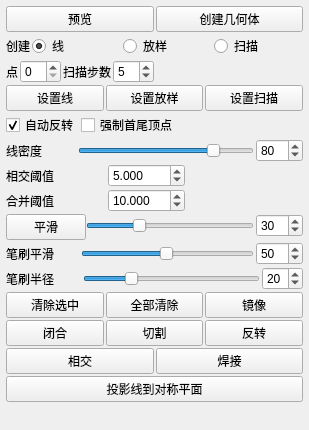
<?xml version="1.0" encoding="UTF-8"?>
<ui version="4.0">
 <class>Form</class>
 <widget class="QWidget" name="Form">
  <property name="geometry">
   <rect>
    <x>0</x>
    <y>0</y>
    <width>309</width>
    <height>430</height>
   </rect>
  </property>
  <property name="sizePolicy">
   <sizepolicy hsizetype="Preferred" vsizetype="Minimum">
    <horstretch>0</horstretch>
    <verstretch>0</verstretch>
   </sizepolicy>
  </property>
  <property name="minimumSize">
   <size>
    <width>0</width>
    <height>0</height>
   </size>
  </property>
  <property name="baseSize">
   <size>
    <width>0</width>
    <height>430</height>
   </size>
  </property>
  <property name="windowTitle">
   <string>窗体</string>
  </property>
  <layout class="QVBoxLayout" name="verticalLayout">
   <property name="spacing">
    <number>2</number>
   </property>
   <property name="leftMargin">
    <number>6</number>
   </property>
   <property name="topMargin">
    <number>6</number>
   </property>
   <property name="rightMargin">
    <number>6</number>
   </property>
   <property name="bottomMargin">
    <number>6</number>
   </property>
   <item>
    <layout class="QHBoxLayout" name="horizontalLayout_7">
     <property name="spacing">
      <number>2</number>
     </property>
     <property name="topMargin">
      <number>0</number>
     </property>
     <item>
      <widget class="QPushButton" name="draw_preview">
       <property name="sizePolicy">
        <sizepolicy hsizetype="Minimum" vsizetype="Fixed">
         <horstretch>0</horstretch>
         <verstretch>0</verstretch>
        </sizepolicy>
       </property>
       <property name="toolTip">
        <string>计算可能的线条交点并以红色绘制，帮助你在点击“创建几何体”按钮前判断阈值参数是否设置合理。</string>
       </property>
       <property name="text"><string>预览</string></property>
       <property name="checkable">
        <bool>true</bool>
       </property>
      </widget>
     </item>
     <item>
      <widget class="QPushButton" name="draw_apply">
       <property name="sizePolicy">
        <sizepolicy hsizetype="Minimum" vsizetype="Fixed">
         <horstretch>0</horstretch>
         <verstretch>0</verstretch>
        </sizepolicy>
       </property>
       <property name="toolTip">
        <string>计算已有线条，并在可能时创建几何体。也可按Enter（回车）执行此操作。</string>
       </property>
       <property name="text"><string>创建几何体</string></property>
      </widget>
     </item>
    </layout>
   </item>
   <item>
    <layout class="QFormLayout" name="formLayout_5">
     <property name="horizontalSpacing">
      <number>2</number>
     </property>
     <property name="verticalSpacing">
      <number>0</number>
     </property>
     <property name="topMargin">
      <number>0</number>
     </property>
     <item row="0" column="0">
      <widget class="QLabel" name="label_3">
       <property name="text"><string>创建</string></property>
      </widget>
     </item>
     <item row="0" column="1">
      <layout class="QHBoxLayout" name="horizontalLayout_10">
       <property name="spacing">
        <number>2</number>
       </property>
       <item>
        <widget class="QRadioButton" name="draw_line">
         <property name="sizePolicy">
          <sizepolicy hsizetype="Minimum" vsizetype="Fixed">
           <horstretch>0</horstretch>
           <verstretch>0</verstretch>
          </sizepolicy>
         </property>
         <property name="toolTip">
          <string>启用线模式。激活时，结果为基本线条笔触。</string>
         </property>
         <property name="text"><string>线</string></property>
         <property name="checked">
          <bool>true</bool>
         </property>
         <attribute name="buttonGroup">
          <string notr="true">buttonGroup</string>
         </attribute>
        </widget>
       </item>
       <item>
        <widget class="QRadioButton" name="draw_loft">
         <property name="sizePolicy">
          <sizepolicy hsizetype="Minimum" vsizetype="Fixed">
           <horstretch>0</horstretch>
           <verstretch>0</verstretch>
          </sizepolicy>
         </property>
         <property name="toolTip">
          <string>启用放样模式。激活时，生成的线为放样类型。</string>
         </property>
         <property name="text"><string>放样</string></property>
         <attribute name="buttonGroup">
          <string notr="true">buttonGroup</string>
         </attribute>
        </widget>
       </item>
       <item>
        <widget class="QRadioButton" name="draw_sweep">
         <property name="sizePolicy">
          <sizepolicy hsizetype="Minimum" vsizetype="Fixed">
           <horstretch>0</horstretch>
           <verstretch>0</verstretch>
          </sizepolicy>
         </property>
         <property name="toolTip">
          <string>启用扫掠模式。激活时，结果为一个具有指定步数的圆柱，扫掠线保持在圆柱部分上。</string>
         </property>
         <property name="text"><string>扫描</string></property>
         <attribute name="buttonGroup">
          <string notr="true">buttonGroup</string>
         </attribute>
        </widget>
       </item>
      </layout>
     </item>
    </layout>
   </item>
   <item>
    <layout class="QHBoxLayout" name="horizontalLayout_5">
     <property name="spacing">
      <number>2</number>
     </property>
     <property name="topMargin">
      <number>0</number>
     </property>
     <item>
      <layout class="QFormLayout" name="formLayout_6">
       <property name="horizontalSpacing">
        <number>2</number>
       </property>
       <property name="verticalSpacing">
        <number>0</number>
       </property>
       <property name="topMargin">
        <number>0</number>
       </property>
       <item row="0" column="0">
        <widget class="QLabel" name="label_5">
         <property name="text"><string>点</string></property>
        </widget>
       </item>
       <item row="0" column="1">
        <widget class="QSpinBox" name="draw_points">
         <property name="minimumSize">
          <size>
           <width>0</width>
           <height>0</height>
          </size>
         </property>
         <property name="toolTip">
          <string>设置绘制线中的采样点数。</string>
         </property>
         <property name="minimum">
          <number>0</number>
         </property>
         <property name="maximum">
          <number>50</number>
         </property>
         <property name="value">
          <number>0</number>
         </property>
        </widget>
       </item>
      </layout>
     </item>
     <item>
      <layout class="QFormLayout" name="formLayout_7">
       <property name="horizontalSpacing">
        <number>2</number>
       </property>
       <property name="verticalSpacing">
        <number>0</number>
       </property>
       <item row="0" column="0">
        <widget class="QLabel" name="label_6">
         <property name="text"><string>扫描步数</string></property>
        </widget>
       </item>
       <item row="0" column="1">
        <widget class="QSpinBox" name="draw_sweepSteps">
         <property name="toolTip">
          <string>设置扫掠线分段结果的采样点数。</string>
         </property>
         <property name="minimum">
          <number>4</number>
         </property>
         <property name="maximum">
          <number>50</number>
         </property>
         <property name="value">
          <number>5</number>
         </property>
        </widget>
       </item>
      </layout>
     </item>
     <item>
      <spacer name="horizontalSpacer">
       <property name="orientation">
        <enum>Qt::Horizontal</enum>
       </property>
       <property name="sizeHint" stdset="0">
        <size>
         <width>5</width>
         <height>20</height>
        </size>
       </property>
      </spacer>
     </item>
    </layout>
   </item>
   <item>
    <layout class="QHBoxLayout" name="horizontalLayout_11">
     <property name="spacing">
      <number>2</number>
     </property>
     <property name="topMargin">
      <number>0</number>
     </property>
     <item>
      <widget class="QPushButton" name="draw_setLine">
       <property name="sizePolicy">
        <sizepolicy hsizetype="Minimum" vsizetype="Fixed">
         <horstretch>0</horstretch>
         <verstretch>0</verstretch>
        </sizepolicy>
       </property>
       <property name="toolTip">
        <string>将所选线转换为简单线。</string>
       </property>
       <property name="text"><string>设置线</string></property>
      </widget>
     </item>
     <item>
      <widget class="QPushButton" name="draw_setLoft">
       <property name="sizePolicy">
        <sizepolicy hsizetype="Minimum" vsizetype="Fixed">
         <horstretch>0</horstretch>
         <verstretch>0</verstretch>
        </sizepolicy>
       </property>
       <property name="toolTip">
        <string>将所选线转换为放样线。</string>
       </property>
       <property name="text"><string>设置放样</string></property>
      </widget>
     </item>
     <item>
      <widget class="QPushButton" name="draw_setSweep">
       <property name="sizePolicy">
        <sizepolicy hsizetype="Minimum" vsizetype="Fixed">
         <horstretch>0</horstretch>
         <verstretch>0</verstretch>
        </sizepolicy>
       </property>
       <property name="toolTip">
        <string>将所选线转换为扫掠线。</string>
       </property>
       <property name="text"><string>设置扫描</string></property>
      </widget>
     </item>
    </layout>
   </item>
   <item>
    <layout class="QHBoxLayout" name="horizontalLayout_12">
     <property name="spacing">
      <number>2</number>
     </property>
     <property name="topMargin">
      <number>0</number>
     </property>
     <item>
      <widget class="QCheckBox" name="draw_autoInvert">
       <property name="sizePolicy">
        <sizepolicy hsizetype="Minimum" vsizetype="Fixed">
         <horstretch>0</horstretch>
         <verstretch>0</verstretch>
        </sizepolicy>
       </property>
       <property name="toolTip">
        <string>每条线都有一个方向（起点和终点）。若启用此选项，在放样前，TopoGun会尝试翻转并排列各条线，使放样几何体不发生扭转（即改变每条线的方向以正确对齐）。</string>
       </property>
       <property name="text"><string>自动反转</string></property>
       <property name="checked">
        <bool>true</bool>
       </property>
      </widget>
     </item>
     <item>
      <widget class="QCheckBox" name="draw_forceStartEnd">
       <property name="sizePolicy">
        <sizepolicy hsizetype="Minimum" vsizetype="Fixed">
         <horstretch>0</horstretch>
         <verstretch>0</verstretch>
        </sizepolicy>
       </property>
       <property name="toolTip">
        <string>若开启，在计算当前线条后，会在每条基本线的端点处创建一个顶点。这两个顶点会通过各自的边连接到所创建线条的其余顶点。</string>
       </property>
       <property name="text"><string>强制首尾顶点</string></property>
      </widget>
     </item>
     <item>
      <spacer name="horizontalSpacer_3">
       <property name="orientation">
        <enum>Qt::Horizontal</enum>
       </property>
       <property name="sizeHint" stdset="0">
        <size>
         <width>40</width>
         <height>20</height>
        </size>
       </property>
      </spacer>
     </item>
    </layout>
   </item>
   <item>
    <layout class="QFormLayout" name="formLayout">
     <property name="horizontalSpacing">
      <number>2</number>
     </property>
     <property name="verticalSpacing">
      <number>0</number>
     </property>
     <item row="0" column="0">
      <widget class="QLabel" name="label">
       <property name="sizePolicy">
        <sizepolicy hsizetype="Minimum" vsizetype="Preferred">
         <horstretch>0</horstretch>
         <verstretch>0</verstretch>
        </sizepolicy>
       </property>
       <property name="minimumSize">
        <size>
         <width>70</width>
         <height>0</height>
        </size>
       </property>
       <property name="text"><string>线密度</string></property>
      </widget>
     </item>
     <item row="0" column="1">
      <layout class="QHBoxLayout" name="horizontalLayout">
       <property name="spacing">
        <number>2</number>
       </property>
       <item>
        <widget class="QSlider" name="draw_density">
         <property name="sizePolicy">
          <sizepolicy hsizetype="Expanding" vsizetype="Fixed">
           <horstretch>0</horstretch>
           <verstretch>0</verstretch>
          </sizepolicy>
         </property>
         <property name="toolTip">
          <string>设置笔触的点密度。</string>
         </property>
         <property name="minimum">
          <number>1</number>
         </property>
         <property name="maximum">
          <number>100</number>
         </property>
         <property name="value">
          <number>80</number>
         </property>
         <property name="tracking">
          <bool>true</bool>
         </property>
         <property name="orientation">
          <enum>Qt::Horizontal</enum>
         </property>
         <property name="linkWith" stdset="0">
          <string>draw_density_spin</string>
         </property>
        </widget>
       </item>
       <item>
        <widget class="QSpinBox" name="draw_density_spin">
         <property name="sizePolicy">
          <sizepolicy hsizetype="Fixed" vsizetype="Fixed">
           <horstretch>0</horstretch>
           <verstretch>0</verstretch>
          </sizepolicy>
         </property>
         <property name="toolTip">
          <string>设置笔触的点密度。</string>
         </property>
         <property name="minimum">
          <number>1</number>
         </property>
         <property name="maximum">
          <number>100</number>
         </property>
         <property name="value">
          <number>80</number>
         </property>
         <property name="linkWith" stdset="0">
          <string>draw_density</string>
         </property>
         <property name="slave" stdset="0">
          <bool>true</bool>
         </property>
        </widget>
       </item>
      </layout>
     </item>
    </layout>
   </item>
   <item>
    <layout class="QHBoxLayout" name="horizontalLayout_13">
     <property name="spacing">
      <number>2</number>
     </property>
     <property name="topMargin">
      <number>0</number>
     </property>
     <property name="rightMargin">
      <number>0</number>
     </property>
     <item>
      <layout class="QFormLayout" name="formLayout_4">
       <property name="horizontalSpacing">
        <number>2</number>
       </property>
       <property name="verticalSpacing">
        <number>0</number>
       </property>
       <property name="topMargin">
        <number>0</number>
       </property>
       <item row="0" column="0">
        <widget class="QLabel" name="label_2">
         <property name="sizePolicy">
          <sizepolicy hsizetype="Fixed" vsizetype="Preferred">
           <horstretch>0</horstretch>
           <verstretch>0</verstretch>
          </sizepolicy>
         </property>
         <property name="minimumSize">
          <size>
           <width>100</width>
           <height>0</height>
          </size>
         </property>
         <property name="baseSize">
          <size>
           <width>150</width>
           <height>0</height>
          </size>
         </property>
         <property name="text"><string>相交阈值</string></property>
        </widget>
       </item>
       <item row="0" column="1">
        <widget class="QDoubleSpinBox" name="draw_intersectThresh">
         <property name="toolTip">
          <string>设置相交阈值。这是两条线被认为相交（从而允许创建顶点）的最小距离。</string>
         </property>
         <property name="decimals">
          <number>3</number>
         </property>
         <property name="minimum">
          <double>1.000000000000000</double>
         </property>
         <property name="maximum">
          <double>1000.000000000000000</double>
         </property>
         <property name="value">
          <double>5.000000000000000</double>
         </property>
        </widget>
       </item>
      </layout>
     </item>
     <item>
      <spacer name="horizontalSpacer_2">
       <property name="orientation">
        <enum>Qt::Horizontal</enum>
       </property>
       <property name="sizeHint" stdset="0">
        <size>
         <width>5</width>
         <height>20</height>
        </size>
       </property>
      </spacer>
     </item>
    </layout>
   </item>
   <item>
    <layout class="QHBoxLayout" name="horizontalLayout_14">
     <property name="spacing">
      <number>2</number>
     </property>
     <property name="topMargin">
      <number>0</number>
     </property>
     <item>
      <layout class="QFormLayout" name="formLayout_9">
       <property name="horizontalSpacing">
        <number>2</number>
       </property>
       <property name="verticalSpacing">
        <number>0</number>
       </property>
       <item row="0" column="0">
        <widget class="QLabel" name="label_7">
         <property name="sizePolicy">
          <sizepolicy hsizetype="Fixed" vsizetype="Preferred">
           <horstretch>0</horstretch>
           <verstretch>0</verstretch>
          </sizepolicy>
         </property>
         <property name="minimumSize">
          <size>
           <width>100</width>
           <height>0</height>
          </size>
         </property>
         <property name="text"><string>合并阈值</string></property>
        </widget>
       </item>
       <item row="0" column="1">
        <widget class="QDoubleSpinBox" name="draw_mergeThresh">
         <property name="toolTip">
          <string>设置合并阈值。在计算和点采样后，得到的顶点会根据合并阈值距离进行合并（落在此距离内的所有顶点被合并在一起）。</string>
         </property>
         <property name="decimals">
          <number>3</number>
         </property>
         <property name="minimum">
          <double>1.000000000000000</double>
         </property>
         <property name="maximum">
          <double>1000.000000000000000</double>
         </property>
         <property name="value">
          <double>10.000000000000000</double>
         </property>
        </widget>
       </item>
      </layout>
     </item>
     <item>
      <spacer name="horizontalSpacer_4">
       <property name="orientation">
        <enum>Qt::Horizontal</enum>
       </property>
       <property name="sizeHint" stdset="0">
        <size>
         <width>5</width>
         <height>20</height>
        </size>
       </property>
      </spacer>
     </item>
    </layout>
   </item>
   <item>
    <layout class="QFormLayout" name="formLayout_2">
     <property name="horizontalSpacing">
      <number>0</number>
     </property>
     <property name="verticalSpacing">
      <number>2</number>
     </property>
     <item row="0" column="1">
      <layout class="QHBoxLayout" name="horizontalLayout_3">
       <property name="spacing">
        <number>2</number>
       </property>
       <item>
        <widget class="QSlider" name="draw_smoothing">
         <property name="sizePolicy">
          <sizepolicy hsizetype="Expanding" vsizetype="Fixed">
           <horstretch>0</horstretch>
           <verstretch>0</verstretch>
          </sizepolicy>
         </property>
         <property name="toolTip">
          <string>按指定程度对当前所选线上的点的位置取平均。每次新建一笔描边时，都会按此程度自动对其应用平滑。</string>
         </property>
         <property name="minimum">
          <number>0</number>
         </property>
         <property name="maximum">
          <number>100</number>
         </property>
         <property name="value">
          <number>30</number>
         </property>
         <property name="tracking">
          <bool>true</bool>
         </property>
         <property name="orientation">
          <enum>Qt::Horizontal</enum>
         </property>
         <property name="linkWith" stdset="0">
          <string>draw_smoothing_spin</string>
         </property>
        </widget>
       </item>
       <item>
        <widget class="QSpinBox" name="draw_smoothing_spin">
         <property name="sizePolicy">
          <sizepolicy hsizetype="Fixed" vsizetype="Fixed">
           <horstretch>0</horstretch>
           <verstretch>0</verstretch>
          </sizepolicy>
         </property>
         <property name="toolTip">
          <string>按指定程度对当前所选线上的点的位置取平均。每次新建一笔描边时，都会按此程度自动对其应用平滑。</string>
         </property>
         <property name="minimum">
          <number>0</number>
         </property>
         <property name="maximum">
          <number>100</number>
         </property>
         <property name="value">
          <number>30</number>
         </property>
         <property name="linkWith" stdset="0">
          <string>draw_smoothing</string>
         </property>
         <property name="slave" stdset="0">
          <bool>true</bool>
         </property>
        </widget>
       </item>
      </layout>
     </item>
     <item row="0" column="0">
      <widget class="QPushButton" name="draw_smooth">
       <property name="sizePolicy">
        <sizepolicy hsizetype="Fixed" vsizetype="Preferred">
         <horstretch>0</horstretch>
         <verstretch>0</verstretch>
        </sizepolicy>
       </property>
       <property name="minimumSize">
        <size>
         <width>70</width>
         <height>0</height>
        </size>
       </property>
       <property name="toolTip">
        <string>按指定程度对当前所选线上的点的位置取平均。每次新建一笔描边时，都会按此程度自动对其应用平滑。</string>
       </property>
       <property name="text"><string>平滑</string></property>
      </widget>
     </item>
    </layout>
   </item>
   <item>
    <layout class="QFormLayout" name="formLayout_3">
     <property name="horizontalSpacing">
      <number>0</number>
     </property>
     <property name="verticalSpacing">
      <number>2</number>
     </property>
     <item row="0" column="0">
      <widget class="QLabel" name="label_4">
       <property name="sizePolicy">
        <sizepolicy hsizetype="Fixed" vsizetype="Preferred">
         <horstretch>0</horstretch>
         <verstretch>0</verstretch>
        </sizepolicy>
       </property>
       <property name="minimumSize">
        <size>
         <width>75</width>
         <height>0</height>
        </size>
       </property>
       <property name="text"><string>笔刷平滑</string></property>
      </widget>
     </item>
     <item row="0" column="1">
      <layout class="QHBoxLayout" name="horizontalLayout_6">
       <property name="spacing">
        <number>2</number>
       </property>
       <item>
        <widget class="QSlider" name="draw_brushSmoothing">
         <property name="sizePolicy">
          <sizepolicy hsizetype="Expanding" vsizetype="Fixed">
           <horstretch>0</horstretch>
           <verstretch>0</verstretch>
          </sizepolicy>
         </property>
         <property name="toolTip">
          <string>你可以用平滑笔刷平滑所选线。按住鼠标左键和Shift键来使用它。此参数设置平滑效果的强度。</string>
         </property>
         <property name="minimum">
          <number>1</number>
         </property>
         <property name="maximum">
          <number>100</number>
         </property>
         <property name="value">
          <number>50</number>
         </property>
         <property name="tracking">
          <bool>true</bool>
         </property>
         <property name="orientation">
          <enum>Qt::Horizontal</enum>
         </property>
         <property name="linkWith" stdset="0">
          <string>draw_brushSmoothing_spin</string>
         </property>
        </widget>
       </item>
       <item>
        <widget class="QSpinBox" name="draw_brushSmoothing_spin">
         <property name="sizePolicy">
          <sizepolicy hsizetype="Fixed" vsizetype="Fixed">
           <horstretch>0</horstretch>
           <verstretch>0</verstretch>
          </sizepolicy>
         </property>
         <property name="toolTip">
          <string>你可以用平滑笔刷平滑所选线。按住鼠标左键和Shift键来使用它。此参数设置平滑效果的强度。</string>
         </property>
         <property name="minimum">
          <number>1</number>
         </property>
         <property name="maximum">
          <number>100</number>
         </property>
         <property name="value">
          <number>50</number>
         </property>
         <property name="linkWith" stdset="0">
          <string>draw_brushSmoothing</string>
         </property>
         <property name="slave" stdset="0">
          <bool>true</bool>
         </property>
        </widget>
       </item>
      </layout>
     </item>
    </layout>
   </item>
   <item>
    <layout class="QFormLayout" name="formLayout_8">
     <property name="horizontalSpacing">
      <number>2</number>
     </property>
     <property name="verticalSpacing">
      <number>0</number>
     </property>
     <item row="0" column="0">
      <widget class="QLabel" name="label_8">
       <property name="sizePolicy">
        <sizepolicy hsizetype="Minimum" vsizetype="Preferred">
         <horstretch>0</horstretch>
         <verstretch>0</verstretch>
        </sizepolicy>
       </property>
       <property name="minimumSize">
        <size>
         <width>75</width>
         <height>0</height>
        </size>
       </property>
       <property name="text"><string>笔刷半径</string></property>
      </widget>
     </item>
     <item row="0" column="1">
      <layout class="QHBoxLayout" name="horizontalLayout_15">
       <property name="spacing">
        <number>2</number>
       </property>
       <item>
        <widget class="QSlider" name="draw_brushRadius">
         <property name="sizePolicy">
          <sizepolicy hsizetype="Minimum" vsizetype="Fixed">
           <horstretch>0</horstretch>
           <verstretch>0</verstretch>
          </sizepolicy>
         </property>
         <property name="toolTip">
          <string>设置平滑笔刷半径。</string>
         </property>
         <property name="minimum">
          <number>10</number>
         </property>
         <property name="maximum">
          <number>50</number>
         </property>
         <property name="value">
          <number>20</number>
         </property>
         <property name="tracking">
          <bool>true</bool>
         </property>
         <property name="orientation">
          <enum>Qt::Horizontal</enum>
         </property>
         <property name="linkWith" stdset="0">
          <string>draw_brushRadius_spin</string>
         </property>
        </widget>
       </item>
       <item>
        <widget class="QSpinBox" name="draw_brushRadius_spin">
         <property name="sizePolicy">
          <sizepolicy hsizetype="Fixed" vsizetype="Fixed">
           <horstretch>0</horstretch>
           <verstretch>0</verstretch>
          </sizepolicy>
         </property>
         <property name="minimumSize">
          <size>
           <width>40</width>
           <height>0</height>
          </size>
         </property>
         <property name="toolTip">
          <string>设置平滑笔刷半径。</string>
         </property>
         <property name="minimum">
          <number>10</number>
         </property>
         <property name="maximum">
          <number>50</number>
         </property>
         <property name="value">
          <number>20</number>
         </property>
         <property name="linkWith" stdset="0">
          <string>draw_brushRadius</string>
         </property>
         <property name="slave" stdset="0">
          <bool>true</bool>
         </property>
        </widget>
       </item>
      </layout>
     </item>
    </layout>
   </item>
   <item>
    <layout class="QHBoxLayout" name="horizontalLayout_4">
     <property name="spacing">
      <number>2</number>
     </property>
     <item>
      <widget class="QPushButton" name="draw_clearSelected">
       <property name="sizePolicy">
        <sizepolicy hsizetype="Minimum" vsizetype="Fixed">
         <horstretch>0</horstretch>
         <verstretch>0</verstretch>
        </sizepolicy>
       </property>
       <property name="minimumSize">
        <size>
         <width>20</width>
         <height>0</height>
        </size>
       </property>
       <property name="toolTip">
        <string>删除所选线。</string>
       </property>
       <property name="text"><string>清除选中</string></property>
      </widget>
     </item>
     <item>
      <widget class="QPushButton" name="draw_clearAll">
       <property name="sizePolicy">
        <sizepolicy hsizetype="Minimum" vsizetype="Fixed">
         <horstretch>0</horstretch>
         <verstretch>0</verstretch>
        </sizepolicy>
       </property>
       <property name="minimumSize">
        <size>
         <width>20</width>
         <height>0</height>
        </size>
       </property>
       <property name="toolTip">
        <string>删除所有线。</string>
       </property>
       <property name="text"><string>全部清除</string></property>
      </widget>
     </item>
     <item>
      <widget class="QPushButton" name="draw_mirror">
       <property name="sizePolicy">
        <sizepolicy hsizetype="Minimum" vsizetype="Fixed">
         <horstretch>0</horstretch>
         <verstretch>0</verstretch>
        </sizepolicy>
       </property>
       <property name="minimumSize">
        <size>
         <width>20</width>
         <height>0</height>
        </size>
       </property>
       <property name="toolTip">
        <string>复制所选线并沿当前激活的对称平面镜像。必须启用对称。</string>
       </property>
       <property name="text"><string>镜像</string></property>
      </widget>
     </item>
    </layout>
   </item>
   <item>
    <layout class="QHBoxLayout" name="horizontalLayout_2">
     <property name="spacing">
      <number>2</number>
     </property>
     <property name="topMargin">
      <number>0</number>
     </property>
     <item>
      <widget class="QPushButton" name="draw_close">
       <property name="sizePolicy">
        <sizepolicy hsizetype="Minimum" vsizetype="Fixed">
         <horstretch>0</horstretch>
         <verstretch>0</verstretch>
        </sizepolicy>
       </property>
       <property name="minimumSize">
        <size>
         <width>20</width>
         <height>0</height>
        </size>
       </property>
       <property name="toolTip">
        <string>将所选线的末端延伸到起点，使该线闭合。</string>
       </property>
       <property name="text"><string>闭合</string></property>
      </widget>
     </item>
     <item>
      <widget class="QPushButton" name="draw_cut">
       <property name="sizePolicy">
        <sizepolicy hsizetype="Minimum" vsizetype="Fixed">
         <horstretch>0</horstretch>
         <verstretch>0</verstretch>
        </sizepolicy>
       </property>
       <property name="minimumSize">
        <size>
         <width>20</width>
         <height>0</height>
        </size>
       </property>
       <property name="toolTip">
        <string>在所选线当前选中的点处将其分割成两段。可用鼠标右键在所选线上设置激活点。</string>
       </property>
       <property name="text"><string>切割</string></property>
       <property name="checkable">
        <bool>false</bool>
       </property>
      </widget>
     </item>
     <item>
      <widget class="QPushButton" name="draw_invert">
       <property name="sizePolicy">
        <sizepolicy hsizetype="Minimum" vsizetype="Fixed">
         <horstretch>0</horstretch>
         <verstretch>0</verstretch>
        </sizepolicy>
       </property>
       <property name="minimumSize">
        <size>
         <width>20</width>
         <height>0</height>
        </size>
       </property>
       <property name="toolTip">
        <string>反转所选线的方向。</string>
       </property>
       <property name="text"><string>反转</string></property>
      </widget>
     </item>
    </layout>
   </item>
   <item>
    <layout class="QHBoxLayout" name="horizontalLayout_8">
     <property name="spacing">
      <number>2</number>
     </property>
     <property name="topMargin">
      <number>0</number>
     </property>
     <item>
      <widget class="QPushButton" name="draw_intersect">
       <property name="sizePolicy">
        <sizepolicy hsizetype="Minimum" vsizetype="Fixed">
         <horstretch>0</horstretch>
         <verstretch>0</verstretch>
        </sizepolicy>
       </property>
       <property name="toolTip">
        <string>激活相交模式，可在两条重叠线的交点处将其分割。当鼠标移到所选线上并靠近它与另一条线重叠的点时，会出现一个绿点，表示可执行相交。左键点击该点，两条线各被分成两段，共得到四条线。</string>
       </property>
       <property name="text"><string>相交</string></property>
       <property name="checkable">
        <bool>true</bool>
       </property>
      </widget>
     </item>
     <item>
      <widget class="QPushButton" name="draw_weld">
       <property name="sizePolicy">
        <sizepolicy hsizetype="Minimum" vsizetype="Fixed">
         <horstretch>0</horstretch>
         <verstretch>0</verstretch>
        </sizepolicy>
       </property>
       <property name="toolTip">
        <string>进入焊接模式。若所选线有一条端点匹配的相邻线，左键点击即可将两者焊接成一条线。</string>
       </property>
       <property name="text"><string>焊接</string></property>
       <property name="checkable">
        <bool>true</bool>
       </property>
      </widget>
     </item>
    </layout>
   </item>
   <item>
    <layout class="QHBoxLayout" name="horizontalLayout_9">
     <property name="spacing">
      <number>2</number>
     </property>
     <property name="topMargin">
      <number>0</number>
     </property>
     <item>
      <widget class="QPushButton" name="draw_projectOnSymmetryPlane">
       <property name="toolTip">
        <string>将所选线投影到当前激活的对称平面，然后使其贴合参考网格表面。</string>
       </property>
       <property name="text"><string>投影线到对称平面</string></property>
      </widget>
     </item>
    </layout>
   </item>
   <item>
    <spacer name="verticalSpacer">
     <property name="orientation">
      <enum>Qt::Vertical</enum>
     </property>
     <property name="sizeHint" stdset="0">
      <size>
       <width>20</width>
       <height>5</height>
      </size>
     </property>
    </spacer>
   </item>
  </layout>
 </widget>
 <resources/>
 <connections/>
 <buttongroups>
  <buttongroup name="buttonGroup"/>
 </buttongroups>
</ui>
